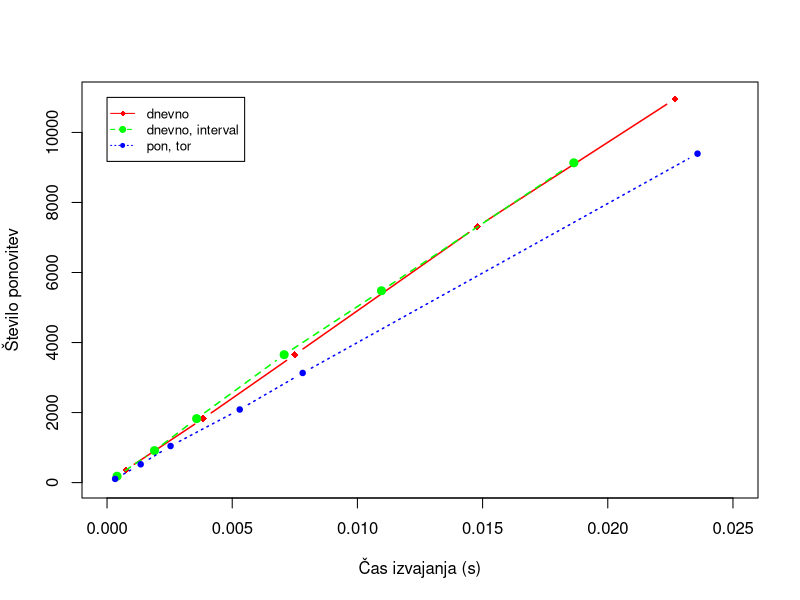

The R source for this figure:
daily <- c(0.000756, 0.003835, 0.007499, 0.014779, 0.022687)
dailyp <- c(365, 1827, 3653, 7306, 10958)
daily2 <- c(0.000399, 0.001897, 0.003579, 0.007074, 0.010961, 0.018644)
daily2p <- c(183, 914, 1827, 3653, 5479, 9132)
weekly <- c(0.000323, 0.001344, 0.002537, 0.005300, 0.007814, 0.023584)
weeklyp <- c(105, 523, 1044, 2087, 3131, 9393)


xrange <- range(0, 0.025)
yrange <- range(0, 11000)
plot(xrange, yrange, type="n", xlab="Čas izvajanja (s)", ylab="Število ponovitev")
colors <- rainbow(3)
linetype <- c(1,2,3)
plotchar <- seq(18, 20, 1)
lines(daily, dailyp, type="b", lwd=1.5, lty=linetype[1], col=colors[1], pch=plotchar[1])
lines(daily2, daily2p, type="b", lwd=1.5, lty=linetype[2], col=colors[2], pch=plotchar[2])
lines(weekly, weeklyp, type="b", lwd=1.5, lty=linetype[3], col=colors[3], pch=plotchar[3])
legend(xrange[1], yrange[2], c("dnevno", "dnevno, interval", "pon, tor"), cex=0.8, col=colors, pch=plotchar, lty=linetype)